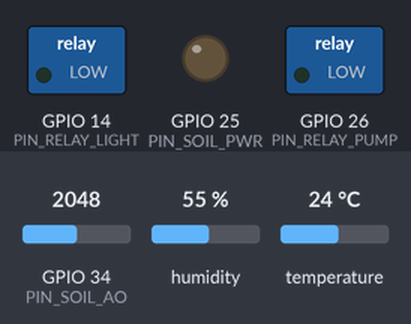
Recording of a sketch running on a simulated ESP32. Shown: switched loads named in the sketch (green lamp = pin HIGH), output pins drawn as LEDs (lit = HIGH). The inputs (shaded band) are chosen by the test bench; at power-on: GPIO 34 (PIN_SOIL_AO) = 2048, humidity 55 %, temperature 24 °C (analog values on the 0–4095 scale). What the sketch prints to the serial monitor is not drawn.

Above: at 0.0 s.
At 1.4 s:
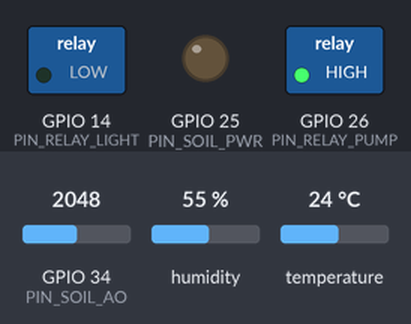
1.5 s: GPIO 34 (PIN_SOIL_AO) set to 3273
At 10.4 s:
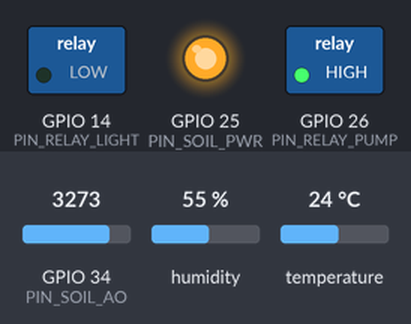
12.0 s: GPIO 34 (PIN_SOIL_AO) set to 3346
Timing chart, 0 to 27.2 s (numbered marks = the images above; inputs shaded):
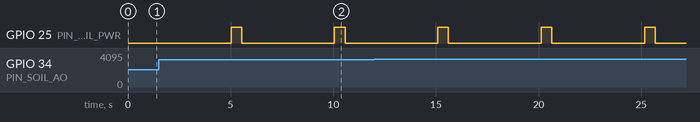

Measured:
- by itself, GPIO 25 (PIN_SOIL_PWR): alternates HIGH for 0.52 s and LOW for 4.5 s

The sketch:

nook-node.ino
```cpp
#include <DHT.h>

// ---------- 핀 (기존 배선 유지) ----------
const int PIN_RELAY_LIGHT = 14;  // 릴레이 IN1 - 조명/상시 (Low-trigger)
const int PIN_RELAY_PUMP  = 26;  // 릴레이 IN2 - 펌프 (다음주 연결)
#define DHTPIN        4          // DHT22 OUT
#define DHTTYPE       DHT22
#define PIN_SOIL_AO   34         // HW-103 AO (ADC1 전용)
#define PIN_SOIL_PWR  25         // HW-103 VCC (측정 시에만 ON)

DHT dht(DHTPIN, DHTTYPE);

// ---------- 운영 스위치 ----------
const bool CALIBRATION_MODE = false;  // 재캘리브 필요할 때만 true
const bool LIGHT_ALWAYS_ON  = true;   // CH1 상시 ON (나중에 스케줄 붙이면 false)
const bool PUMP_DRY_RUN     = true;   // 펌프 미연결 → 로그만, 신호 안 보냄
                                      //  ★ 다음주 펌프 연결하면 false로

// ---------- 캘리브레이션 ----------
int RAW_DRY = 4095;   // 공기 중 (측정 완료)
int RAW_WET = 1450;   // 물속 (측정 완료)
// ※ 흙에 꽂은 실제 값 확인 후 아래 임계치 재조정 필요

// ---------- 급수 정책 ----------
const int MOISTURE_ON  = 30;   // 이 % 미만이면 급수
const int MOISTURE_OFF = 55;   // 이 % 넘으면 정지
const unsigned long PUMP_MAX_MS   = 8UL * 1000;         // 1회 최대 8초
const unsigned long PUMP_COOLDOWN = 30UL * 60 * 1000;   // 급수 후 30분 대기
const unsigned long READ_INTERVAL = 5000;

// ---------- 상태 ----------
unsigned long lastRead = 0, pumpStartAt = 0, pumpEndedAt = 0;
bool pumpOn = false;

// ================= 릴레이 =================
void relayWrite(int pin, bool on) { digitalWrite(pin, on ? LOW : HIGH); }

// CH1 조명 — 지금은 상시 ON. 나중에 여기에 스케줄 로직 추가
void updateLight() {
  if (LIGHT_ALWAYS_ON) return;   // setup에서 켠 상태 유지
  // TODO: NTP 시간 기반 작물별 점등 스케줄
}

// ================= 펌프 =================
void pumpStart() {
  if (pumpOn) return;
  pumpOn = true; pumpStartAt = millis();
  if (!PUMP_DRY_RUN) relayWrite(PIN_RELAY_PUMP, true);
  Serial.printf(">> 펌프 ON%s\n", PUMP_DRY_RUN ? " (모의 - 미연결)" : "");
}

void pumpStop(const char* reason) {
  if (!pumpOn) return;
  pumpOn = false; pumpEndedAt = millis();
  relayWrite(PIN_RELAY_PUMP, false);   // 정지는 dry-run이어도 무조건 실행
  Serial.printf(">> 펌프 OFF (%s)%s\n", reason, PUMP_DRY_RUN ? " (모의)" : "");
}

// ================= 토양수분 =================
int readSoilRaw() {
  const int N = 11;
  int s[N];
  digitalWrite(PIN_SOIL_PWR, HIGH); delay(300);      // 전원 ON + 안정화
  for (int i = 0; i < N; i++) { s[i] = analogRead(PIN_SOIL_AO); delay(20); }
  digitalWrite(PIN_SOIL_PWR, LOW);                   // 전원 OFF (부식 방지)

  for (int i = 1; i < N; i++) {                      // 중앙값 필터
    int k = s[i], j = i - 1;
    while (j >= 0 && s[j] > k) { s[j + 1] = s[j]; j--; }
    s[j + 1] = k;
  }
  return s[N / 2];
}

int rawToPercent(int raw) {
  return (int)constrain(map(raw, RAW_DRY, RAW_WET, 0, 100), 0, 100);
}

bool isSoilSane(int raw) { return raw > 20; }   // 합선/단선만 필터

// ================= 급수 판단 =================
void updatePump(int percent, bool soilOk) {
  if (!soilOk) { pumpStop("센서 이상"); return; }          // 안전장치 1

  if (pumpOn) {
    if (millis() - pumpStartAt >= PUMP_MAX_MS) { pumpStop("최대시간 도달"); return; }  // 안전장치 2
    if (percent >= MOISTURE_OFF) { pumpStop("목표 도달"); return; }
  } else {
    if (pumpEndedAt != 0 && millis() - pumpEndedAt < PUMP_COOLDOWN) return;            // 안전장치 3
    if (percent < MOISTURE_ON) pumpStart();
  }
}

// ================= 메인 =================
void setup() {
  Serial.begin(115200);
  delay(200);

  pinMode(PIN_RELAY_LIGHT, OUTPUT);
  pinMode(PIN_RELAY_PUMP,  OUTPUT);
  relayWrite(PIN_RELAY_PUMP,  false);            // 펌프는 항상 OFF로 시작
  relayWrite(PIN_RELAY_LIGHT, LIGHT_ALWAYS_ON);  // CH1 상시 ON

  pinMode(PIN_SOIL_PWR, OUTPUT);
  digitalWrite(PIN_SOIL_PWR, LOW);

  analogSetPinAttenuation(PIN_SOIL_AO, ADC_11db);   // 0~3.3V
  analogReadResolution(12);                         // 0~4095

  dht.begin();
  Serial.println("== Nook 노드 시작 ==");
  Serial.printf("CH1(조명/P14): %s\n", LIGHT_ALWAYS_ON ? "상시 ON" : "스케줄");
  Serial.printf("CH2(펌프/P26): %s\n", PUMP_DRY_RUN ? "모의 모드 (미연결)" : "실제 동작");
  Serial.printf("급수 기준: %d%% 미만 -> ON / %d%% 이상 -> OFF\n", MOISTURE_ON, MOISTURE_OFF);
  Serial.println("--------------------------");
}

void loop() {
  // --- 재캘리브레이션용 ---
  if (CALIBRATION_MODE) {
    Serial.printf("soil raw = %4d\n", readSoilRaw());
    delay(1000);
    return;
  }

  // 펌프 타임아웃은 매 루프 체크 (5초 주기에 갇히면 안 됨)
  if (pumpOn && millis() - pumpStartAt >= PUMP_MAX_MS) pumpStop("최대시간 도달");
  updateLight();

  if (millis() - lastRead < READ_INTERVAL) { delay(50); return; }
  lastRead = millis();

  float h = dht.readHumidity();
  float t = dht.readTemperature();
  int  raw     = readSoilRaw();
  bool soilOk  = isSoilSane(raw);
  int  percent = soilOk ? rawToPercent(raw) : -1;

  if (isnan(h) || isnan(t)) Serial.print("[DHT22] 읽기 실패   ");
  else                      Serial.printf("[대기] %.1f°C / %.1f%%   ", t, h);

  if (soilOk) Serial.printf("[토양] %d%% (raw %d)   ", percent, raw);
  else        Serial.printf("[토양] 이상 (raw %d)   ", raw);

  Serial.printf("[CH1] %s   [펌프] %s\n",
                digitalRead(PIN_RELAY_LIGHT) == LOW ? "ON" : "OFF",
                pumpOn ? "ON" : "OFF");

  updatePump(percent, soilOk);
}
```
